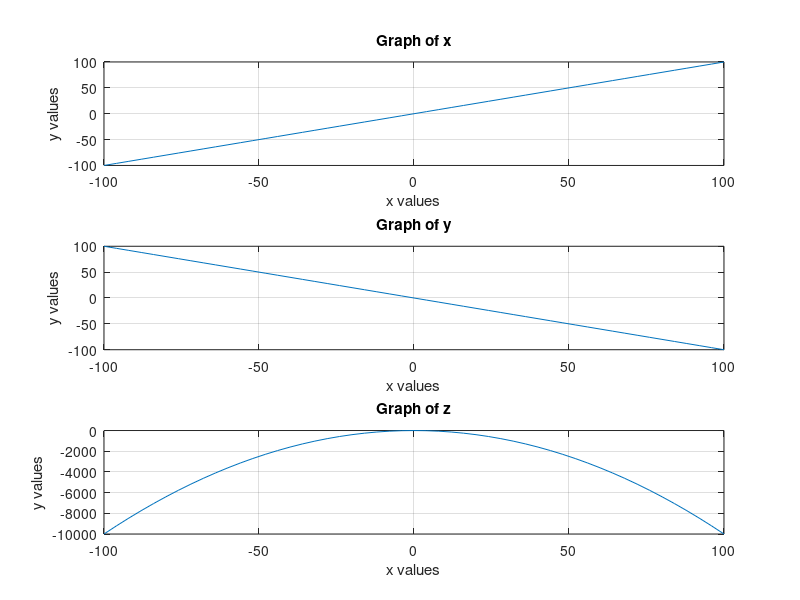

Here is the MATLAB script that generated this plot:
## -*- texinfo -*- 
## @deftypefn {} {@var{retval} =} ope01 ()
## Author: Jerry Flores
## Created: 2018-10-07
## Run in Command Window: ope02

function ope01 ()
  #Generate a series of values starting from -100 to 100, 
  #in increments of 4
  x = -100:4:100;
  #Create a new variable y with all of the elements reversed.
  y = -1 * x;
  #Perform element-by-element multiplication 
  #of x and y (also called the hadamard product of x and y)
  z = x.*y
  #plot x, y, and z
  figure
  subplot(3,1,1); plot(x,x)
  xlabel "x values";
  ylabel "y values";
  title "Graph of x";
  axis tight;
  grid on;
  subplot(3,1,2); plot(x,y)
  xlabel "x values";
  ylabel "y values";
  title "Graph of y";
  axis tight;
  grid on;
  subplot(3,1,3); plot(x,z)
  xlabel "x values";
  ylabel "y values";
  title "Graph of z";
  axis tight;
  grid on;
endfunction
